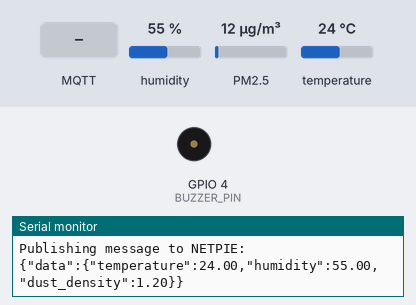
Bench run of a sketch on a simulated ESP32. Parts: buzzer (waves = sounding), the last lines printed to the serial monitor. The inputs (shaded band) are chosen by the test bench; at power-on: humidity 55 %, temperature 24 °C, PM2.5 12 µg/m³. WiFi joins after 1.5 s; servers stay silent unless stated; no MQTT or app messages arrive unless stated; web services answer with replies made up by the test bench.

Above: at 6.3 s.
6.4 s: humidity set to 31 %
11.5 s: humidity set to 28 %
At 16.43 s:
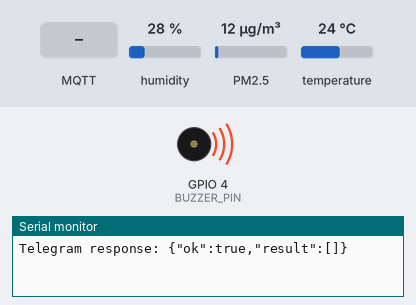
17.7 s: MQTT message "true" arrives on the first subscribed topic
21.2 s: MQTT message "1" arrives on the first subscribed topic
24.7 s: humidity set to 40 %
At 25.3 s:
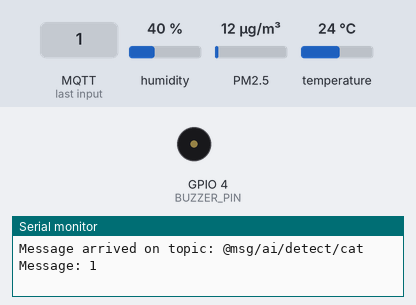
26.2 s: temperature set to 39.3 °C
32.0 s: temperature set to 40.9 °C
At 36.92 s:
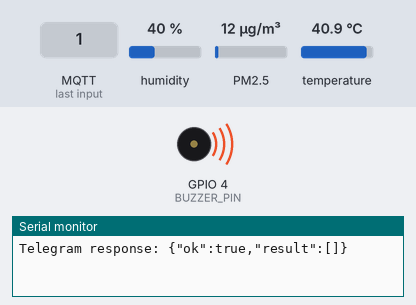
Timing chart, 0 to 39.1 s (numbered marks = the images above; inputs shaded):
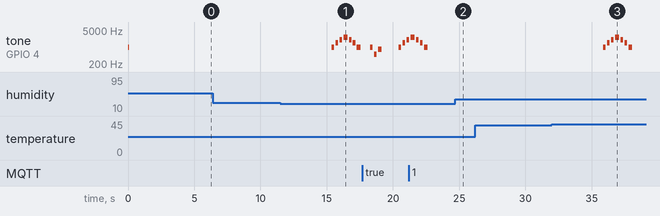

Measured:
- the behaviour switches between 30 and 29 % on humidity (found by bisection; images 0 and 1)
- the behaviour switches between 40 and 40.1 °C on temperature (found by bisection; images 2 and 3)
- after the input at 11.5 s, tone on GPIO 4 (BUZZER_PIN): plays 1000 Hz for 0.20 s, 1500 Hz for 0.20 s, 2000 Hz for 0.20 s, 2500 Hz for 0.30 s, 2000 Hz for 0.20 s, 1500 Hz for 0.20 s … (7 notes in this stretch), starting after 3.9 s
- after the input at 24.7 s, tone on GPIO 4 (BUZZER_PIN): stays silent (without the input it goes to 1000 Hz after 1.2 s)
- after the input at 32.0 s, tone on GPIO 4 (BUZZER_PIN): plays 1000 Hz for 0.20 s, 1500 Hz for 0.20 s, 2000 Hz for 0.20 s, 2500 Hz for 0.30 s, 2000 Hz for 0.20 s, 1500 Hz for 0.20 s … (7 notes in this stretch), starting after 3.9 s

The sketch:

main.ino
```cpp
#include <WiFi.h>
#include <PubSubClient.h>
#include <DHT.h>
#include <GP2YDustSensor.h>
#include <HTTPClient.h>

// Wi-Fi credentials
const char *ssid = "REPLACE_WITH_YOUR_WIFI_NAME";
const char *password = "REPLACE_WITH_YOUR_WIFI_PASSWORD";

// NETPIE credentials
const char *mqtt_server = "mqtt.netpie.io";
const char *mqtt_client_id = "009fd8f0-e42b-446a-a816-21d4a21bbe92";
const char *mqtt_username = "zcGice2xpnhbU5vDWpzwBfKDX9FVoS1y";
const char *mqtt_password = "ToL8eM1ABWPvkrBs9V9ETJKAPiXiKycM";

// MQTT topics
const char *publish_topic = "@shadow/data/update";
const char *subscribe_topic = "@msg/ai/detect/cat";

// Telegram Bot credentials
const String TELEGRAM_TOKEN = "7585799707:AAHPhh-sU74zyQC_ghNl2bDxNkLEiS03hXU";
const String TELEGRAM_CHAT_ID = "2025463581";

// DHT22 settings
#define DHTPIN 19         // Pin where DHT22 is connected
#define DHTTYPE DHT22     // Define sensor type
DHT dht(DHTPIN, DHTTYPE); // Initialize DHT sensor

// GP2Y1014AU0F settings
const uint8_t SHARP_LED_PIN = 25; // Sharp Dust/particle sensor Led Pin
const uint8_t SHARP_VO_PIN = 33;  // Sharp Dust/particle analog out pin used for reading
const float V_LED = 0.6;
const float DUST_DENSITY_CONSTANT = 0.5;
GP2YDustSensor dustSensor(GP2YDustSensorType::GP2Y1014AU0F, SHARP_LED_PIN, SHARP_VO_PIN);

// Buzzer settings
#define BUZZER_PIN 4 // Pin where Buzzer is connected

// WiFi and MQTT clients
WiFiClient espClient;
PubSubClient client(espClient);

// Callback function to handle incoming MQTT messages
void callback(char *topic, byte *payload, unsigned int length)
{
    Serial.print("Message arrived on topic: ");
    Serial.println(topic);
    Serial.print("Message: ");
    String receivedMessage = "";
    for (unsigned int i = 0; i < length; i++)
    {
        receivedMessage += (char)payload[i];
    }
    Serial.println(receivedMessage);

    // If receivedMessage is "true", trigger buzzer for a short sound
    if (receivedMessage == "true")
    {
        String messageToSend = "🚨ALERT🚨 Your cat has escaped from the house! 🐾";

        sendTelegramAlert(messageToSend);
        detectedCatSoundAlert();
    }
}

void setup_wifi()
{
    Serial.print("Connecting to Wi-Fi: ");
    Serial.println(ssid);

    WiFi.begin(ssid, password);
    unsigned long startAttemptTime = millis();
    const unsigned long timeout = 15000; // 15-second timeout for Wi-Fi connection

    while (WiFi.status() != WL_CONNECTED && millis() - startAttemptTime < timeout)
    {
        delay(5000);
        Serial.print(".");
    }

    if (WiFi.status() == WL_CONNECTED)
    {
        Serial.println("\nWi-Fi connected.");
        Serial.print("IP address: ");
        Serial.println(WiFi.localIP());
    }
    else
    {
        Serial.println("\nWi-Fi connection failed. Restarting...");
        ESP.restart(); // Restart the ESP to retry
    }
}

void reconnect()
{
    static unsigned long lastAttemptTime = 0;
    const unsigned long retryInterval = 5000; // Retry every 5 seconds

    if (millis() - lastAttemptTime > retryInterval)
    {
        lastAttemptTime = millis();
        Serial.print("Attempting MQTT connection...");
        if (client.connect(mqtt_client_id, mqtt_username, mqtt_password))
        {
            Serial.println("Connected to MQTT broker.");
            client.subscribe(subscribe_topic);
        }
        else
        {
            Serial.print("Failed, rc=");
            Serial.print(client.state());
            Serial.println(" Retrying...");
        }
    }
}

float getDustDensity()
{
    return dustSensor.getDustDensity() / 10.0;
}

void sendTelegramAlert(String message)
{
    if (WiFi.status() == WL_CONNECTED)
    {
        HTTPClient http;

        // Telegram API endpoint for sending messages
        String url = "https://api.telegram.org/bot" + TELEGRAM_TOKEN + "/sendMessage";

        // Prepare the HTTP request payload
        String payload = "chat_id=" + TELEGRAM_CHAT_ID + "&text=" + message;

        // Start HTTP request
        http.begin(url);
        http.addHeader("Content-Type", "application/x-www-form-urlencoded");

        // Send HTTP POST request
        int httpCode = http.POST(payload);

        // Check the response
        if (httpCode > 0)
        {
            String response = http.getString();
            Serial.println("Telegram response: " + response);
        }
        else
        {
            Serial.println("Error sending message: " + String(httpCode));
        }

        // End the HTTP request
        http.end();
    }
    else
    {
        Serial.println("WiFi not connected");
    }
}

void detectedCatSoundAlert()
{
    tone(BUZZER_PIN, 1000); // 1 kHz
    delay(200);
    noTone(BUZZER_PIN);
    delay(100);

    tone(BUZZER_PIN, 500); // 0.5 kHz
    delay(200);
    noTone(BUZZER_PIN);
    delay(100);

    tone(BUZZER_PIN, 800); // 0.8 kHz
    delay(250);
    noTone(BUZZER_PIN);
    delay(100);
}

void envOutOfRangeSoundAlert()
{
    // Create a fun, energetic alert sound
    tone(BUZZER_PIN, 1000); // 1 kHz
    delay(200);
    noTone(BUZZER_PIN);
    delay(100);

    tone(BUZZER_PIN, 1500); // 1.5 kHz
    delay(200);
    noTone(BUZZER_PIN);
    delay(100);

    tone(BUZZER_PIN, 2000); // 2 kHz
    delay(200);
    noTone(BUZZER_PIN);
    delay(100);

    tone(BUZZER_PIN, 2500); // 2.5 kHz
    delay(300);
    noTone(BUZZER_PIN);
    delay(100);

    tone(BUZZER_PIN, 2000); // 2 kHz (lower)
    delay(200);
    noTone(BUZZER_PIN);
    delay(100);

    tone(BUZZER_PIN, 1500); // 1.5 kHz
    delay(200);
    noTone(BUZZER_PIN);
    delay(100);

    tone(BUZZER_PIN, 1000); // 1 kHz (low)
    delay(300);
    noTone(BUZZER_PIN);
}

void checkEnvQualityAndAlert(float temperature, float humidity, float dustDensity)
{
    String alertMessage = "⚠️ Environmental Alert! ⚠️\n";
    bool alertTriggered = false;

    // Check for temperature out of range
    if (temperature < 10 || temperature > 40)
    {
        alertMessage += "❄️ Temperature is out of range! (";
        alertMessage += temperature;
        alertMessage += "°C)\n";
        alertTriggered = true;
    }

    // Check for humidity out of range
    if (humidity < 30 || humidity > 70)
    {
        alertMessage += "💧 Humidity is out of range! (";
        alertMessage += humidity;
        alertMessage += "%)\n";
        alertTriggered = true;
    }

    // Check for dust density out of range
    if (dustDensity > 100)
    {
        alertMessage += "🌫️ Dust density is too high! (";
        alertMessage += dustDensity;
        alertMessage += " µg/m³)\n";
        alertTriggered = true;
    }

    // If any alert condition triggered, send Telegram message
    if (alertTriggered)
    {
        sendTelegramAlert(alertMessage);
        envOutOfRangeSoundAlert();
    }
}

void setup()
{
    Serial.begin(115200);

    // Initialize DHT sensor
    dht.begin();

    // Initialize GP2Y1014AU0F sensor
    dustSensor.begin();

    // Initialize Buzzer pin
    tone(BUZZER_PIN, 1000);
    delay(100);
    noTone(BUZZER_PIN);

    // Connect to Wi-Fi
    setup_wifi();

    // Setup MQTT client
    client.setServer(mqtt_server, 1883);
    client.setCallback(callback);
}

unsigned long lastSensorReadTime = 0;
const unsigned long READ_INTERVAL = 5000;

void loop()
{
    // Reconnect to Wi-Fi if disconnected
    if (WiFi.status() != WL_CONNECTED)
    {
        setup_wifi();
    }

    // Ensure MQTT connection
    if (!client.connected())
    {
        reconnect();
    }
    client.loop(); // Allow MQTT client to process incoming messages

    if (millis() - lastSensorReadTime >= READ_INTERVAL)
    {
        // Set sensor read time
        lastSensorReadTime = millis();
        // Read DHT sensor data
        float temperature = dht.readTemperature(); // Celsius
        float humidity = dht.readHumidity();

        // Read GP2Y1014AU0F sensor data
        float dustDensity = getDustDensity();

        if (isnan(temperature) || isnan(humidity))
        {
            Serial.println("Failed to read from DHT sensor!");
            return;
        }

        if (isnan(dustDensity))
        {
            Serial.println("Failed to read from GP2Y1014AU0F sensor!");
            return;
        }

        // Check if buzzer needs to be activated
        checkEnvQualityAndAlert(temperature, humidity, dustDensity);

        // Create JSON message with "data" wrapper
        String message = "{\"data\":{\"temperature\":";
        message += temperature;
        message += ",\"humidity\":";
        message += humidity;
        message += ",\"dust_density\":";
        message += dustDensity;
        message += "}}";

        if (!client.publish(publish_topic, message.c_str()))
        {
            Serial.println("Failed to publish MQTT message.");
        }
        Serial.print("Publishing message to NETPIE: ");
        Serial.println(message);
    }

    delay(500);
}
```
